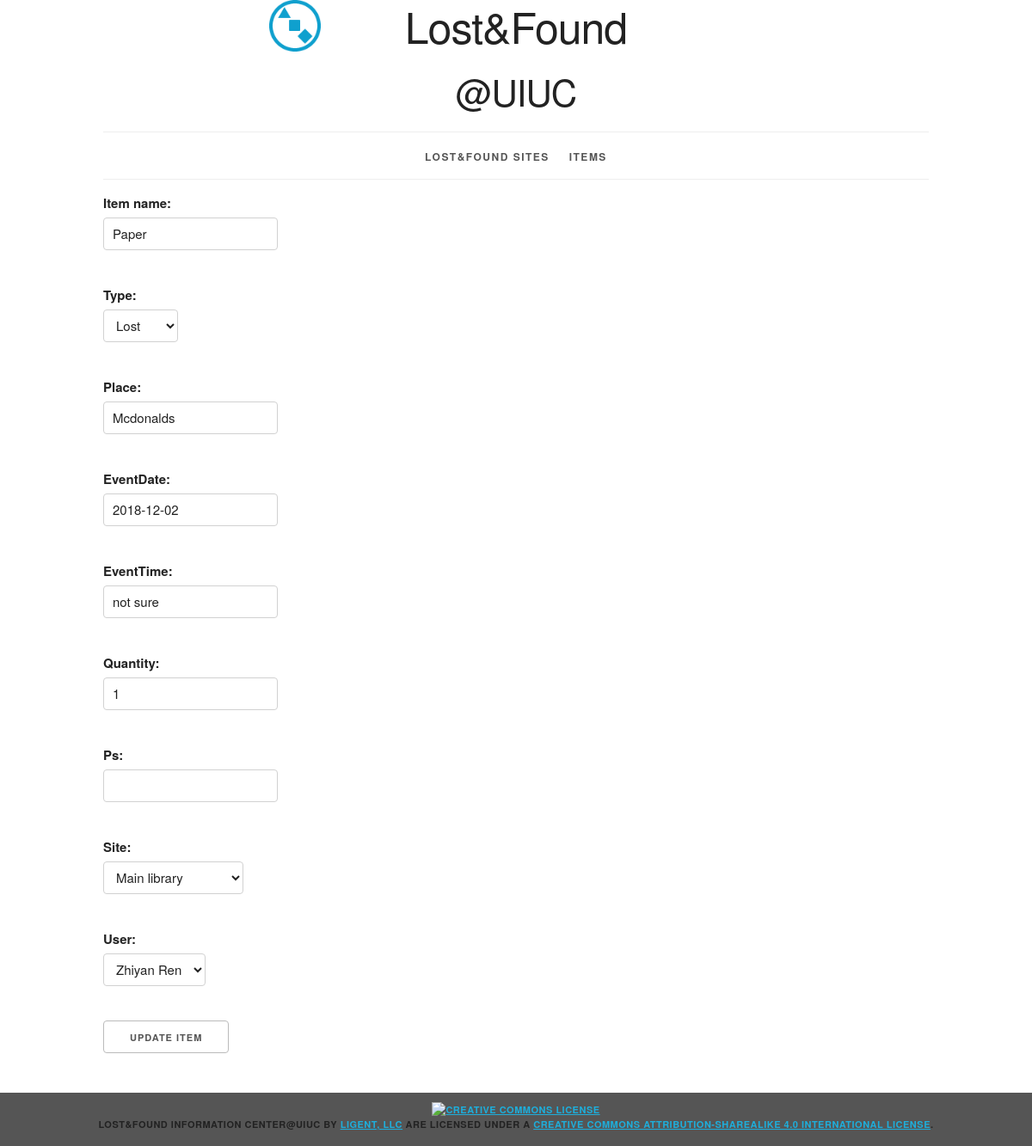
The app's page /item/2/update/, older data.
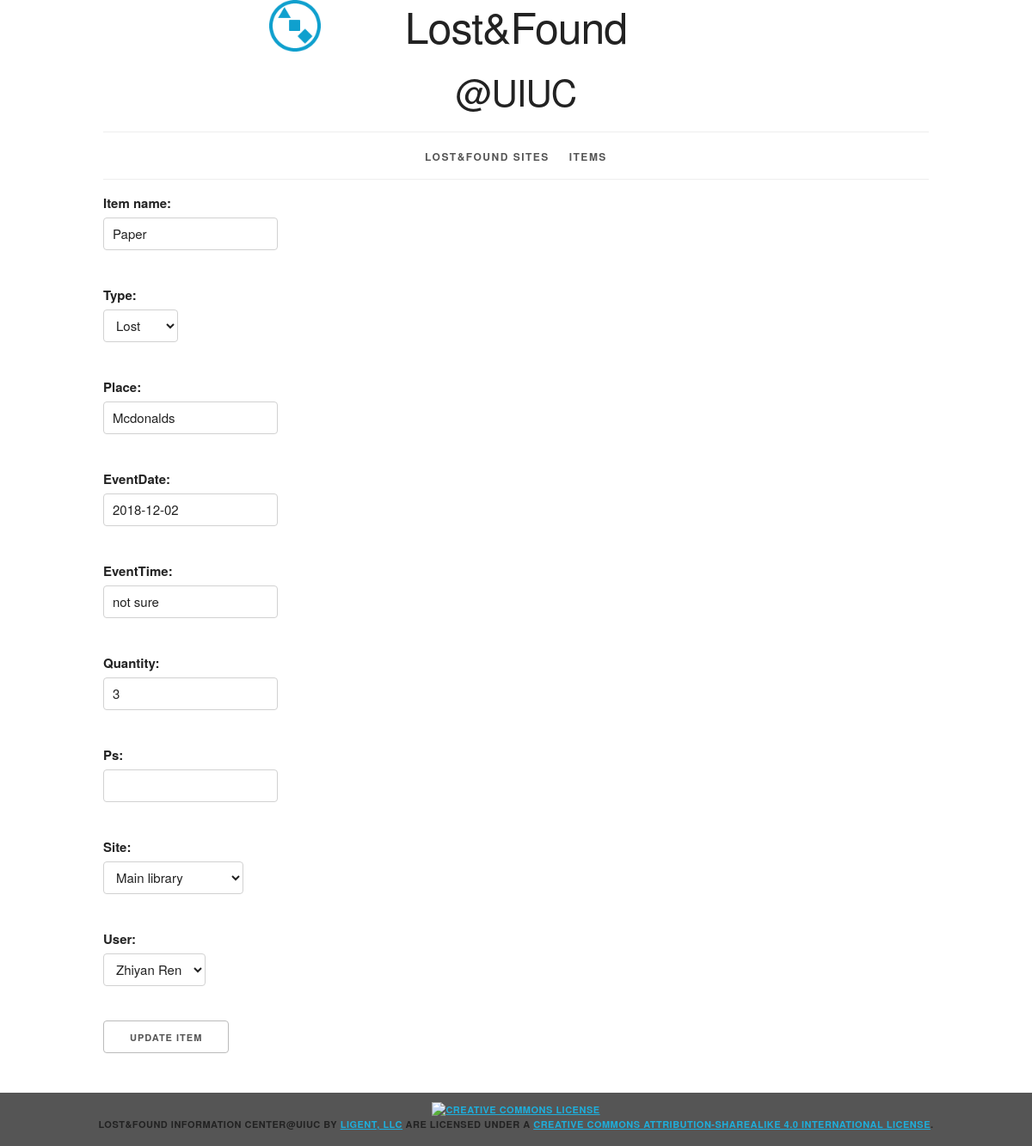
The same page, newer data.
### info/models.py (models this page shows, shortened)
class Item(models.Model):
    item_id = models.AutoField(primary_key = True)
    item_name = models.CharField(max_length=30)
    type = models.CharField(max_length=10, choices=(('L', 'Lost'), ('F', "Found"),)) # lost or found
    place = models.CharField(max_length=80) # where the item is found or lost
    eventDate = models.DateField()
    eventTime = models.CharField(max_length=20) # like 'around 2pm'
    registeredTime = models.DateTimeField(auto_now_add=True)
    quantity = models.IntegerField()
    ps = models.CharField(max_length=80, null=True, blank=True)
    site = models.ForeignKey(Site, related_name='items', on_delete=models.PROTECT)
    user = models.ForeignKey(User, related_name='items', on_delete=models.PROTECT)
    class Meta:
        ordering = ['registeredTime']
    def get_update_url(self):
        return reverse('info_item_update_urlpattern',
                       kwargs={'pk': self.pk})

### info/views.py (the view)
class ItemUpdate(UpdateView):
    form_class = ItemForm
    model = Item
    template_name = 'info/item_form_update.html'

### info/forms.py (shortened to what this page needs)
class ItemForm(forms.ModelForm):
    class Meta:
        model = Item
        fields = '__all__'

### info/models.py (called while the page is built)
    def __str__(self):
        return '%s' % self.site_name

    def __str__(self):
        return '%s %s'%(self.first_name, self.last_name)

### info/templates/info/item_form_update.html (shortened to what this page needs)
{% extends 'info/base.html' %}
{% block content %}
    <form
        action="{{ item.get_update_url }}"
        method="post">
        {{ form.as_p }}
        <button type="submit">Update Item</button>
    </form>
{% endblock %}

Row changes from the older to the newer data that the page shows:
changed Item "Paper": quantity "1" → "3"
